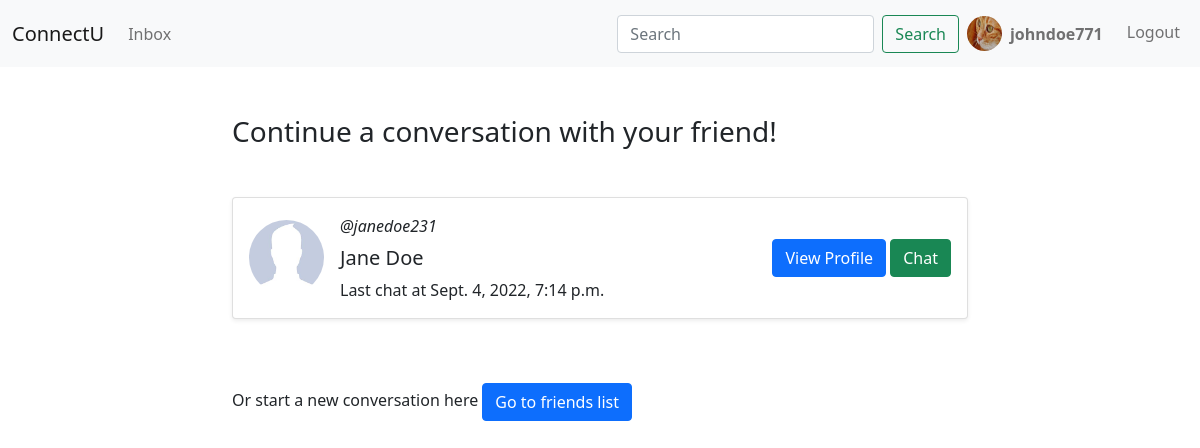
The app's page /chat/chat_list (signed in) with its own data.
### socialnetwork/models.py (models this page shows, shortened)
class UserProfile(models.Model):
    user = models.OneToOneField(User, on_delete=models.CASCADE)
    avatar = models.ImageField(upload_to='uploads/avatars', null=True,
                               default='uploads/avatars/default.png')
    friends = models.ManyToManyField(User, blank=True, related_name='friends')
    status = models.TextField(max_length=200, null=False, default="Hi, I am using ConnectU.")
    created_at = models.DateTimeField(default=timezone.now)
    profile_visibility = models.BooleanField(default=True)

### chat/models.py (models this page shows)
class Chat(models.Model):
    user1 = models.ForeignKey(User, on_delete=models.CASCADE, related_name='user1')
    user2 = models.ForeignKey(User, on_delete=models.CASCADE, related_name='user2')
    created_at = models.DateTimeField(auto_now_add=True)
    updated_at = models.DateTimeField(auto_now=True)

### chat/views.py (the view)
# urls.py: path('chat_list', ChatList.as_view(), name='chat_list'),
class ChatList(View):
    def get(self, request, **kwargs):
        chat_list = Chat.objects.get_queryset().filter(Q(user1=self.request.user) | Q(user2=self.request.user))
        chat_user_list = []
        for chat in chat_list:
            if chat.user1 != self.request.user:
                chat_user_list.append(chat.user1)
            elif chat.user2 != self.request.user:
                chat_user_list.append(chat.user2)
        context = {
            "chat_list": zip(chat_list, chat_user_list)
        }
        return render(request, 'chat/chat_list.html', context)

### chat/templates/chat/chat_list.html
{% include "base.html" %} {% block content %}
<div class="container">
  <div class="row">
    <div class="col-md-8 col-sm-12 mx-auto">
      {% if chat_list %}
      <div><h3 class="mt-5">Continue a conversation with your friend!</h3></div>
      <div class="row mt-5">
        {% for chat_obj, chat_user in chat_list %}
        <div class="col-12">
          <div class="card p-3 shadow-sm">
            <div class="d-flex align-items-center justify-content-between">
              <div class="d-flex align-items-center">
                {% if chat_user.userprofile.avatar %}
                <img src="{{ chat_user.userprofile.avatar.url }}" class="rounded-circle" width="75" height="75" />
                {% endif %}
                <div class="mx-3">
                  <p class="card-title font-weight-light">
                    <em>@{{ chat_user }}</em>
                  </p>
                  <h5>{{ chat_user.first_name }} {{ chat_user.last_name }}</h5>
                  <span>Last chat at {{ chat_obj.updated_at }}</span>
                </div>
              </div>
              <div>
                <a href="{% url 'profile' chat_user.username %}" class="btn btn-primary">View Profile</a>
                <a href="{% url 'chat:chat_room' chat_user %}" class="btn btn-success my-2">Chat</a>
              </div>
            </div>
          </div>
        </div>
        {% endfor %}
      </div>
      {% else %}
      <h3 class="mt-5">No User found with the given name. Please try again...</h3>
      {% endif %}
    </div>
    <div class="col-md-8 col-sm-12 mx-auto mt-5">
      <div class="my-3">
        <span>Or start a new conversation here </span>
        <a class="btn btn-primary" href="{% url 'friend:friend_list' user.username %}"> Go to friends list </a>
      </div>
    </div>
  </div>
</div>
{% endblock %}

### templates/snippets/navbar.html (shortened to what this page needs)
<nav class="navbar navbar-expand-lg navbar-light bg-light">
  <div class="container-fluid">
    <a class="navbar-brand" href="{% url 'home' %}">ConnectU</a>
    <div class="collapse navbar-collapse" id="navbarTogglerDemo02">
      <ul class="navbar-nav me-auto mb-2 mb-lg-0">
        <li class="nav-item d-flex align-items-center">
          <a class="nav-link" href="{% url 'chat:chat_list' %}">Inbox</a>
        </li>
      </ul>
      <ul class="navbar-nav mb-2 mb-lg-0">
        <li class="nav-item d-flex align-items-center">
          <form class="d-flex" method="get" action="{% url 'user-search' %}">
            <input
              class="form-control me-2"
              type="search"
              placeholder="Search"
              aria-label="Search"
              name="query"
              value="{{request.GET.query}}"
            />
            <button class="btn btn-outline-success" type="submit">Search</button>
          </form>
        </li>
        <li class="nav-item">
          <a class="nav-link d-flex align-items-center" href="{% url 'profile' request.user.username %}">
            <img src="{{ request.user.userprofile.avatar.url }}" class="rounded-circle" height="35px" width="35" />
            <strong class="mx-2 my-0"> {{ request.user.username }} </strong>
          </a>
        </li>
        <li class="nav-item">
          <a class="nav-link d-flex align-items-center mt-1" href="{% url 'logout' %}"> Logout </a>
        </li>
      </ul>
    </div>
  </div>
</nav>

### records on screen
Chat: userprofile.avatar (placeholder picture), username "janedoe231", first_name "Jane", last_name "Doe", updated_at "Sept. 4, 2022, 7:14 p.m."

### other values on screen
{{ request.user.username }} "johndoe771"
